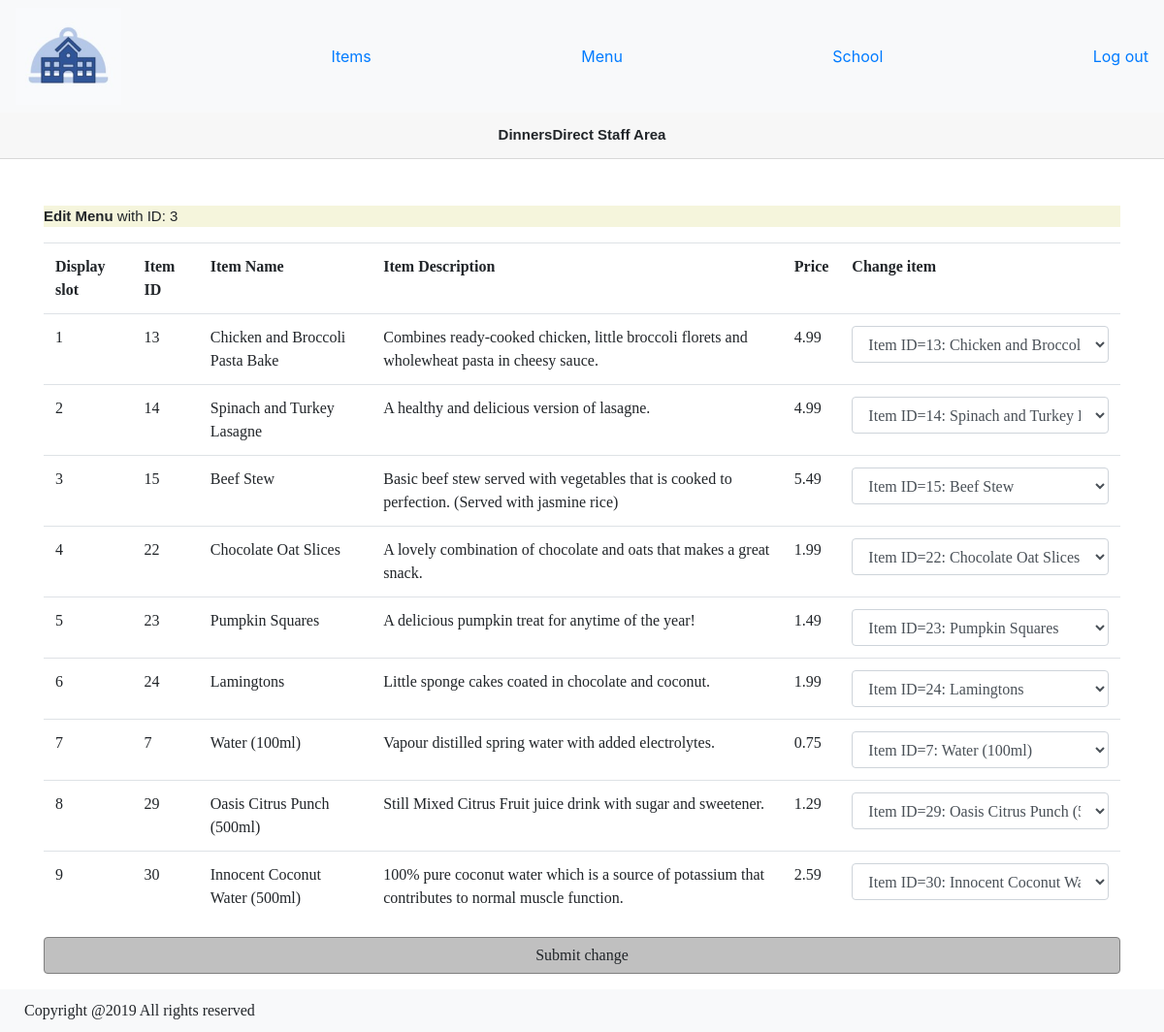
The app's page /public/staff/menu_edit.php?id=3 with its own data.
### tables this page shows
CREATE TABLE display_menu (
  menu_id int(10) UNSIGNED NOT NULL,
  display_id int(10) UNSIGNED NOT NULL,
  item_id int(10) UNSIGNED NOT NULL,
  last_update TIMESTAMP NOT NULL DEFAULT CURRENT_TIMESTAMP  ON UPDATE CURRENT_TIMESTAMP,
  PRIMARY KEY(menu_id, display_id, item_id),
  FOREIGN KEY(menu_id) REFERENCES list_of_menus(menu_id) ON DELETE RESTRICT ON UPDATE CASCADE,
  FOREIGN KEY(item_id) REFERENCES item(item_id) ON DELETE RESTRICT ON UPDATE CASCADE
);

CREATE TABLE item (
  item_id int(10) UNSIGNED NOT NULL AUTO_INCREMENT,
  item_image text NOT NULL,
  item_name text NOT NULL,
  item_price double(10,2) UNSIGNED NOT NULL,
  item_description text NOT NULL,
  last_update TIMESTAMP NOT NULL DEFAULT CURRENT_TIMESTAMP  ON UPDATE CURRENT_TIMESTAMP,
  PRIMARY KEY(item_id)
);

### private/functions.php (called while the page is built, shortened)
<?php
function get_all($db, $table_name) {
    $query = "SELECT * FROM $table_name";
    $data = mysqli_query($db, $query);
    return $data;
}
function get_menu ($db, $menu_id) {
    $query = "SELECT * FROM display_menu JOIN item USING (item_id) WHERE menu_id = '$menu_id'";
    $result = mysqli_query($db, $query);
    $data = [];
    while($row = mysqli_fetch_assoc($result)) {
        array_push($data,$row);
    }
    return $data;
}
?>

### public/staff/menu_edit.php (the view, shortened to what this page needs)
<?php require_once($_SERVER['DOCUMENT_ROOT'] . "/COMP0034_GroupK/private/initialize.php"); ?>
<?php require_once('staff_header.php');
$menu_id = $_GET['id'] ?? '1';
$menu_data = get_menu($db, $menu_id);
$all_items_sql = get_all($db, 'item');
$all_items = array();
while($item = mysqli_fetch_assoc($all_items_sql)) {
    array_push($all_items,$item);
}
?>
<div class="container">
    <header><strong>Edit Menu</strong> with ID: <?php echo $menu_id;?></header>
    <form method="post" action="">
        <table class="table table-responsive">
            <tr>
                <th class='font-weight-bolder'>Display slot</th>
                <th class='font-weight-bolder'>Item ID</th>
                <th class='font-weight-bolder'>Item Name</th>
                <th class='font-weight-bolder'>Item Description</th>
                <th class='font-weight-bolder'>Price</th>
                <th class='font-weight-bolder'>Change item</th>
            </tr>
            <?php for ($i = 0; $i < count($menu_data); $i++) {?>
                <tr>
                    <td><?php echo $menu_data[$i]['display_id'];?></td>
                    <td><?php echo $menu_data[$i]['item_id'];?></td>
                    <td><?php echo $menu_data[$i]['item_name'];?></td>
                    <td><?php echo $menu_data[$i]['item_description'];?></td>
                    <td><?php echo $menu_data[$i]['item_price'];?></td>
                    <td>
                        <select  name="display_slot<?php echo $menu_data[$i]['display_id'];?>" class="form-control">
                            <?php for($j = 0; $j < count($all_items); $j++) {
                                if($all_items[$j]['item_id'] == $menu_data[$i]['item_id']) {?>
                                    <option selected="selected" value="<?php echo $all_items[$j]['item_id'];?>"><?php echo "Item ID=" . $all_items[$j]['item_id'] . ": " . $all_items[$j]['item_name'];?></option>
                                <?php }else { ?>
                                    <option value="<?php echo $all_items[$j]['item_id'];?>"><?php echo "Item ID=" . $all_items[$j]['item_id'] . ": " . $all_items[$j]['item_name'];?></option>
                                <?php } ?>
                            <?php }?>
                        </select>
                    </td>
                </tr>
            <?php }?>
        </table>
        <div class="form-group">
            <button class="btn-block button2" type="submit">Submit change</button>
        </div>
    </form>
</div>
<?php require_once('staff_footer.php');?>

### public/stylesheets/dinnersDirect.css (style rules this page uses)
header { background-color: beige; font-size: 15px; font-family: helvetica; }
.button2 { font-weight: 400; color: #212529; text-align: center; vertical-align: middle; -webkit-user-select: none; -moz-user-select: none; -ms-user-select: none; user-select: none; padding: 0.375rem 0.75rem; font-size: 1rem; line-height: 1.5; border-radius: 0.25rem; transition: color 0.15s ease-in-out, background-color 0.15s ease-in-out, border-color 0.15s ease-in-out, box-shadow 0.15s ease-in-out; background-color: silver; border: 1px solid grey; }
body { min-height: 100%; }
h1, .container, .container-fluid, label { font-family: Palatino !important; }

### records on screen
display_menu: display "1", item "13", item.item_name "Chicken and Broccoli Pasta Bake", item.item_description "Combines ready-cooked chicken, little broccoli florets and wholewheat pasta in cheesy sauce.", item.item_price "4.99", item+display "Item ID=13: Chicken and Broccoli Pasta Bake"
display_menu: display "2", item "14", item.item_name "Spinach and Turkey Lasagne", item.item_description "A healthy and delicious version of lasagne.", item.item_price "4.99", item+display "Item ID=14: Spinach and Turkey Lasagne"
display_menu: display "3", item "15", item.item_name "Beef Stew", item.item_description "Basic beef stew served with vegetables that is cooked to perfection. (Served with jasmine rice)", item.item_price "5.49", item+display "Item ID=15: Beef Stew"
display_menu: display "4", item "22", item.item_name "Chocolate Oat Slices", item.item_description "A lovely combination of chocolate and oats that makes a great snack.", item.item_price "1.99", item+display "Item ID=22: Chocolate Oat Slices"
display_menu: display "5", item "23", item.item_name "Pumpkin Squares", item.item_description "A delicious pumpkin treat for anytime of the year!", item.item_price "1.49", item+display "Item ID=23: Pumpkin Squares"
display_menu: display "6", item "24", item.item_name "Lamingtons", item.item_description "Little sponge cakes coated in chocolate and coconut.", item.item_price "1.99", item+display "Item ID=24: Lamingtons"
display_menu: display "7", item "7", item.item_name "Water (100ml)", item.item_description "Vapour distilled spring water with added electrolytes.", item.item_price "0.75", item+display "Item ID=7: Water (100ml)"
display_menu: display "8", item "29", item.item_name "Oasis Citrus Punch (500ml)", item.item_description "Still Mixed Citrus Fruit juice drink with sugar and sweetener.", item.item_price "1.29", item+display "Item ID=29: Oasis Citrus Punch (500ml)"
display_menu: display "9", item "30", item.item_name "Innocent Coconut Water (500ml)", item.item_description "100% pure coconut water which is a source of potassium that contributes to normal muscle function.", item.item_price "2.59", item+display "Item ID=30: Innocent Coconut Water (500ml)"

### other values on screen
$menu_id "3"
